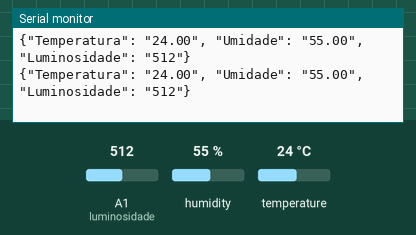
Simulated run of this sketch. Board: Arduino Uno, built with avr-gcc and run on an emulated ATmega328P. Shown: the last lines printed to the serial monitor. The test bench sets the inputs (shaded band); at power-on: humidity 55 %, A1 (luminosidade) = 512, temperature 24 °C.

Above: at 1.8 s.
1.9 s: humidity set to 22 %
At 3.3 s:
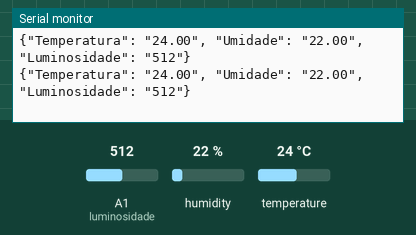
3.4 s: A1 (luminosidade) set to 716
At 4.6 s:
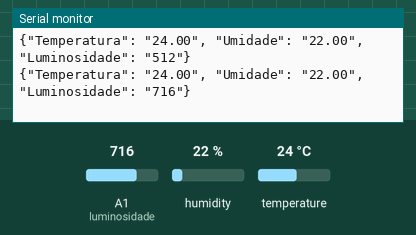
4.9 s: temperature set to 12 °C
At 5.5 s:
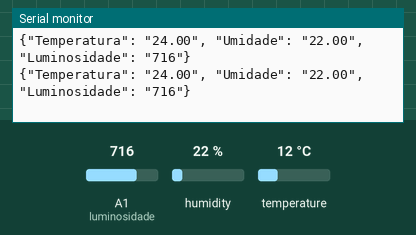
6.4 s: A1 (luminosidade) set to 900
At 7.7 s:
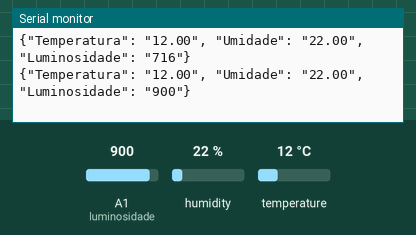
7.9 s: humidity set to 40 %
At 8.8 s:
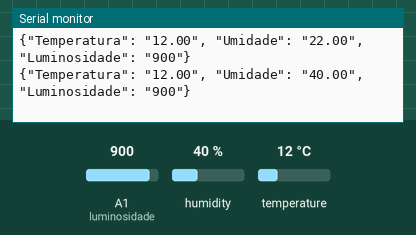
Timing chart, 0 to 10.4 s (numbered marks = the images above; inputs shaded):
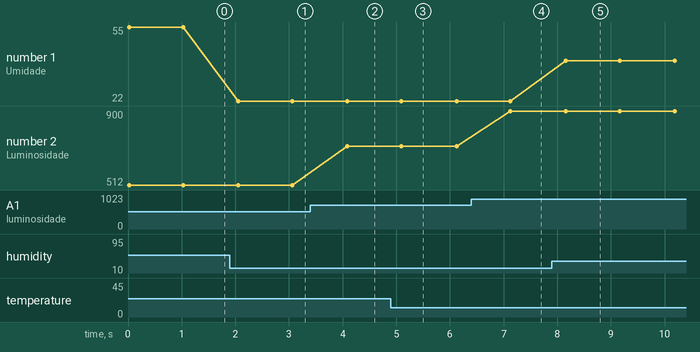

The sketch:

07-projeto-02-mini-estacao-meteorologica-arduino.ino
```cpp
/*
  Oficina Como Criar Coisas Inteligentes com NodeJS e Arduino
  Arduino Day Manaus 2019 - 16/03/2019
  Facilitador:       Orlewilson Bentes Maia
  Data Criacao:      14/03/2019
  Data Atualizacao:  17/03/2019
  Descricao:         Projeto 02 – Mini Estação Meteorológica - Arduino
*/

// Inclui a biblioteca DHT
#include "DHT.h"

// Porta na qual lerá os valores do sensor DHT
const int dthPorta = A0;

// Cria um objeto da classe dht
DHT dht(dthPorta, DHT11);

// variáveis que armazenarão os valores lidos do sensor DHT
float valorTemp;
float valorUmidade;

// Porta analogica no qual sera lido o valor do sensor de luminosidade
const int luminosidade = A1;

// Variavel para armazenar o valor lido do sensor de luminosidade
int valorLuminosidade = 0;

// Função para atrasar em n segundos
void atraso (int n){

   // Funcao do Arduino para parar durante um certo tempo em milisegundos (ms)
  delay(1000 * n); // atraso em n segundos

}

// Função para mostrar valores lidos dos sensores na porta serial
void mostrarValores(float temperatura, float umidade, int luminosidade){
  Serial.println("{\"Temperatura\": \"" + String(temperatura) + "\", \"Umidade\": \"" + String(umidade) + "\", \"Luminosidade\": \"" + String(luminosidade) + "\"}");
}

void setup(){

  // inicia a porta serial
  Serial.begin(9600);
}

void loop(){

  // ler o valor atual do sensor de luminosidade
  // quanto mais próximo de zero está mais escuro e quanto mais afastado de zero está mais claro
  // esse valor varia conforme o resistor
  valorLuminosidade = analogRead(luminosidade);

  // ler os valores dos sensores
  valorUmidade = dht.readHumidity();
  valorTemp = dht.readTemperature();

  // envia valores para a porta serial
  mostrarValores(valorTemp, valorUmidade, valorLuminosidade);

  atraso(1);
}
```

Measured:
- after the input at 1.9 s, the serial monitor: prints a new line after 0.16 s (image 1)
- after the input at 3.4 s, the serial monitor: prints a new line after 0.69 s (image 2)
- after the input at 6.4 s, the serial monitor: prints a new line after 0.73 s (image 4)
- after the input at 7.9 s, the serial monitor: prints a new line after 0.26 s (image 5)
- plotted number 1: 55 → 22 after the input at 1.9 s, 22 → 40 after the input at 7.9 s
- plotted number 2: 512 → 716 after the input at 3.4 s, 716 → 900 after the input at 6.4 s
